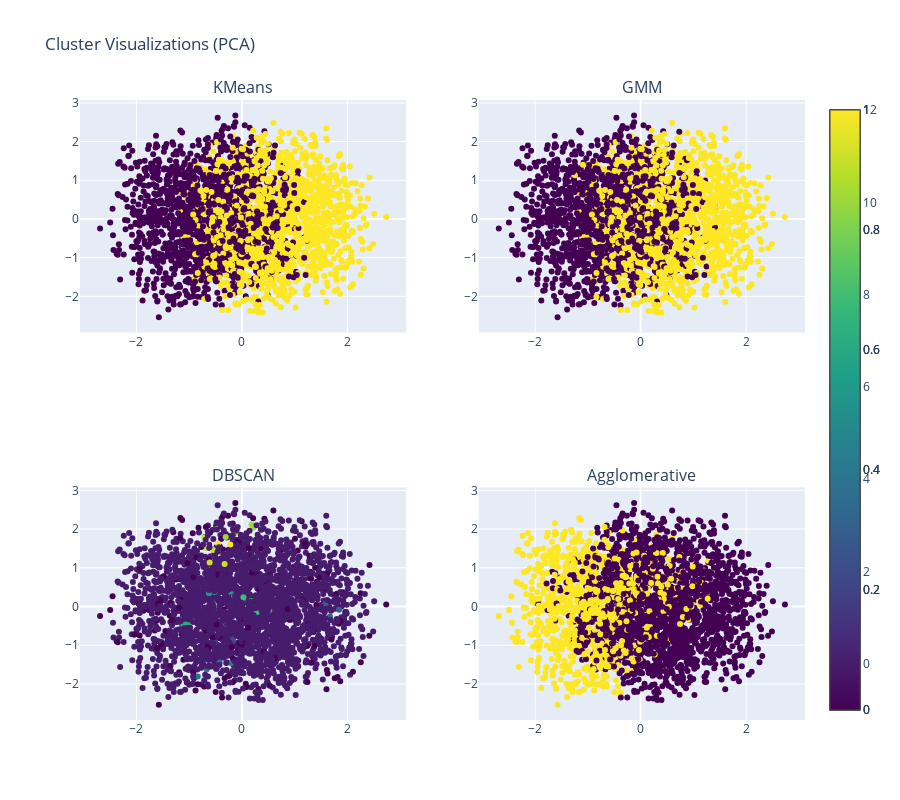

The notebook cell this image was saved under:
### Markdown cell above
#### Interpreting the PCA Cluster Plots
The following plots show the results of the different clustering algorithms. Since our data has four dimensions (the four skills), we can't visualize it directly. To get around this, we use **Principal Component Analysis (PCA)**, a technique that reduces the number of dimensions while preserving as much of the original information as possible.

In these plots, each dot represents a student. The axes, `pca1` and `pca2`, are the two new dimensions (principal components) that capture the most variation in the data. The colors represent the clusters assigned by each algorithm. Well-defined, separated groups of colors indicate that the algorithm has found distinct clusters.

### Code cell
pca = PCA(n_components=2)
X_pca = pca.fit_transform(X_scaled)

df['pca1'] = X_pca[:, 0]
df['pca2'] = X_pca[:, 1]

fig = make_subplots(rows=2, cols=2, subplot_titles=('KMeans', 'GMM', 'DBSCAN', 'Agglomerative'))

fig.add_trace(go.Scatter(x=df['pca1'], y=df['pca2'], mode='markers', marker=dict(color=df['kmeans_cluster'], colorscale='viridis', showscale=True)), row=1, col=1)
fig.add_trace(go.Scatter(x=df['pca1'], y=df['pca2'], mode='markers', marker=dict(color=df['gmm_cluster'], colorscale='viridis', showscale=True)), row=1, col=2)
fig.add_trace(go.Scatter(x=df['pca1'], y=df['pca2'], mode='markers', marker=dict(color=df['dbscan_cluster'], colorscale='viridis', showscale=True)), row=2, col=1)
fig.add_trace(go.Scatter(x=df['pca1'], y=df['pca2'], mode='markers', marker=dict(color=df['agglomerative_cluster'], colorscale='viridis', showscale=True)), row=2, col=2)

fig.update_layout(title_text='Cluster Visualizations (PCA)', showlegend=False, height=800)
fig.show()

### Figure 1 — Plotly figure (JSON) as saved in the notebook; plotly's stock layout.template omitted (floating-point values rounded to 4 significant figures; data arrays with more than 128 entries replaced by an {"elided": "..."} marker saying what was removed)
{"data": [{"marker": {"color": {"elided": "2880 int values"}, "colorscale": [[0, "#440154"], [0.1111, "#482878"], [0.2222, "#3e4989"], [0.3333, "#31688e"], [0.4444, "#26828e"], [0.5556, "#1f9e89"], [0.6667, "#35b779"], [0.7778, "#6ece58"], [0.8889, "#b5de2b"], [1, "#fde725"]], "showscale": true}, "mode": "markers", "type": "scatter", "x": {"elided": "2880 float values"}, "xaxis": "x", "y": {"elided": "2880 float values"}, "yaxis": "y"}, {"marker": {"color": {"elided": "2880 int values"}, "colorscale": [[0, "#440154"], [0.1111, "#482878"], [0.2222, "#3e4989"], [0.3333, "#31688e"], [0.4444, "#26828e"], [0.5556, "#1f9e89"], [0.6667, "#35b779"], [0.7778, "#6ece58"], [0.8889, "#b5de2b"], [1, "#fde725"]], "showscale": true}, "mode": "markers", "type": "scatter", "x": {"elided": "2880 float values"}, "xaxis": "x2", "y": {"elided": "2880 float values"}, "yaxis": "y2"}, {"marker": {"color": {"elided": "2880 int values"}, "colorscale": [[0, "#440154"], [0.1111, "#482878"], [0.2222, "#3e4989"], [0.3333, "#31688e"], [0.4444, "#26828e"], [0.5556, "#1f9e89"], [0.6667, "#35b779"], [0.7778, "#6ece58"], [0.8889, "#b5de2b"], [1, "#fde725"]], "showscale": true}, "mode": "markers", "type": "scatter", "x": {"elided": "2880 float values"}, "xaxis": "x3", "y": {"elided": "2880 float values"}, "yaxis": "y3"}, {"marker": {"color": {"elided": "2880 int values"}, "colorscale": [[0, "#440154"], [0.1111, "#482878"], [0.2222, "#3e4989"], [0.3333, "#31688e"], [0.4444, "#26828e"], [0.5556, "#1f9e89"], [0.6667, "#35b779"], [0.7778, "#6ece58"], [0.8889, "#b5de2b"], [1, "#fde725"]], "showscale": true}, "mode": "markers", "type": "scatter", "x": {"elided": "2880 float values"}, "xaxis": "x4", "y": {"elided": "2880 float values"}, "yaxis": "y4"}], "layout": {"annotations": [{"font": {"size": 16}, "showarrow": false, "text": "KMeans", "x": 0.225, "xanchor": "center", "xref": "paper", "y": 1, "yanchor": "bottom", "yref": "paper"}, {"font": {"size": 16}, "showarrow": false, "text": "GMM", "x": 0.775, "xanchor": "center", "xref": "paper", "y": 1, "yanchor": "bottom", "yref": "paper"}, {"font": {"size": 16}, "showarrow": false, "text": "DBSCAN", "x": 0.225, "xanchor": "center", "xref": "paper", "y": 0.375, "yanchor": "bottom", "yref": "paper"}, {"font": {"size": 16}, "showarrow": false, "text": "Agglomerative", "x": 0.775, "xanchor": "center", "xref": "paper", "y": 0.375, "yanchor": "bottom", "yref": "paper"}], "height": 800, "showlegend": false, "title": {"text": "Cluster Visualizations (PCA)"}, "xaxis": {"anchor": "y", "domain": [0, 0.45]}, "xaxis2": {"anchor": "y2", "domain": [0.55, 1]}, "xaxis3": {"anchor": "y3", "domain": [0, 0.45]}, "xaxis4": {"anchor": "y4", "domain": [0.55, 1]}, "yaxis": {"anchor": "x", "domain": [0.625, 1]}, "yaxis2": {"anchor": "x2", "domain": [0.625, 1]}, "yaxis3": {"anchor": "x3", "domain": [0, 0.375]}, "yaxis4": {"anchor": "x4", "domain": [0, 0.375]}}}
